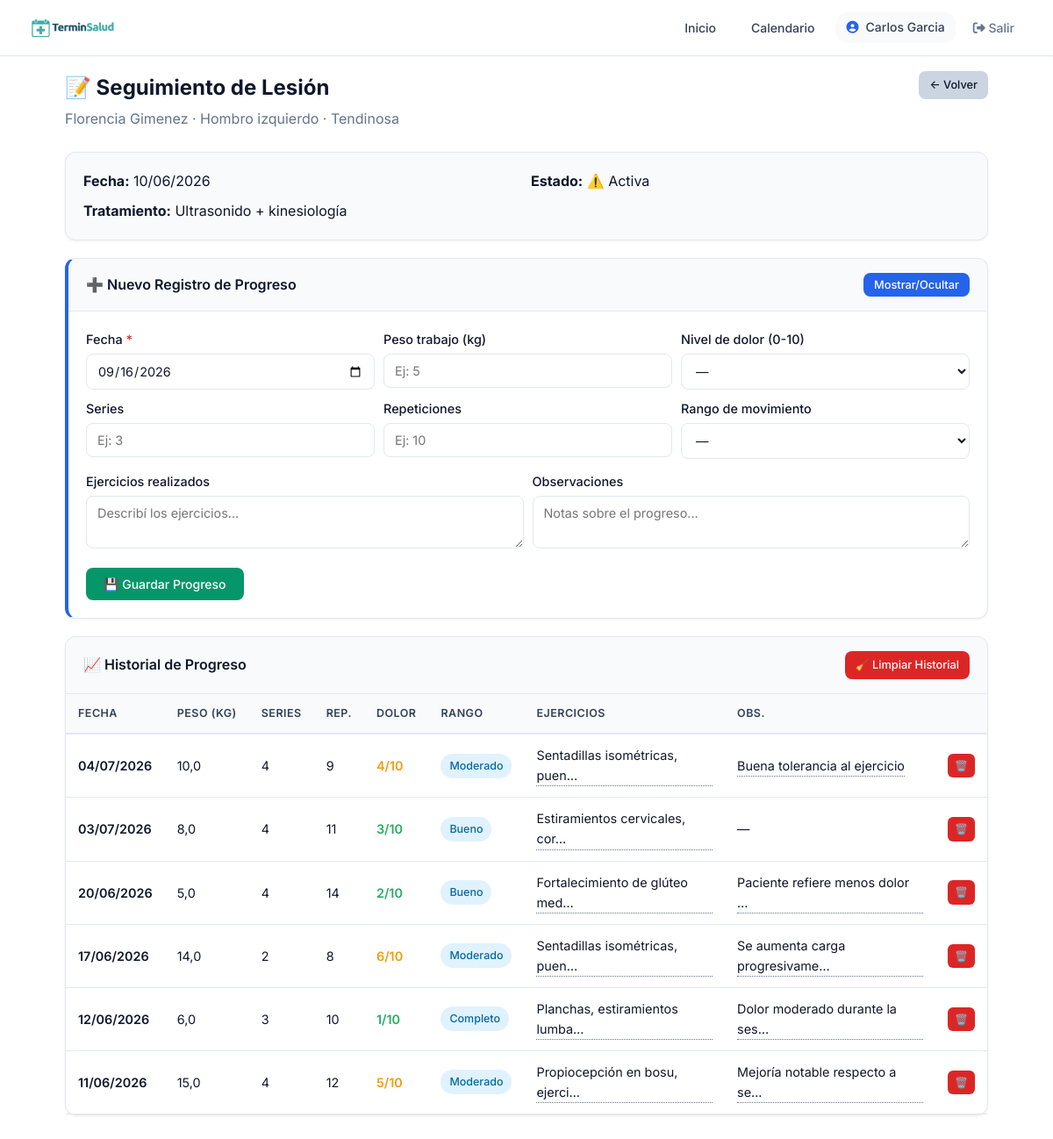
Screenshot of /pacientes/lesion/99/seguimiento/ (signed in) with the database file from the repository.
### usuarios/models.py (models this page shows, shortened)
class Usuario(AbstractUser):
    ROLES = [
        ('admin', 'Administrador'),
        ('profesional', 'Profesional'),
        ('secretaria', 'Secretaría'),
        ('paciente', 'Paciente'),
    ]
    rol = models.CharField(max_length=20, choices=ROLES, default='paciente')
    telefono = models.CharField(max_length=20, blank=True)
    establecimiento = models.ForeignKey(
    'establecimientos.Establecimiento',
    on_delete=models.SET_NULL,
    null=True,
    blank=True,
    verbose_name='Establecimiento'
)
    class Meta:
        verbose_name = 'Usuario'
        verbose_name_plural = 'Usuarios'

### pacientes/models.py (models this page shows, shortened)
class Paciente(Persona):
    GENEROS = [
        ('M', 'Masculino'),
        ('F', 'Femenino'),
        ('X', 'No binario'),
    ]
    usuario = models.OneToOneField(
        'usuarios.Usuario',
        on_delete=models.SET_NULL,
        null=True,
        blank=True,
        verbose_name='Usuario'
    )
    genero = models.CharField(max_length=1, choices=GENEROS, blank=True, verbose_name='Género')
    direccion = models.CharField(max_length=200, blank=True, verbose_name='Dirección')
    obra_social = models.ForeignKey(
        'obras_sociales.ObraSocial',
        on_delete=models.SET_NULL, null=True, blank=True,
        verbose_name='Obra Social'
    )
    numero_afiliado = models.CharField(max_length=50, blank=True, verbose_name='Número de Afiliado')
    plan_obra_social = models.ForeignKey(
        'obras_sociales.Plan',
        on_delete=models.SET_NULL, null=True, blank=True,
        verbose_name='Plan'
    )
    observaciones = models.TextField(blank=True, verbose_name='Observaciones')
    creado_por = models.ForeignKey(
        Profesional, null=True, blank=True, on_delete=models.SET_NULL,
        related_name='pacientes_creados'
    )
    establecimiento_creacion = models.ForeignKey(
    'establecimientos.Establecimiento',
    null=True,
    blank=True,
    on_delete=models.SET_NULL,
    related_name='pacientes_creados'
)
    contacto_emergencia_nombre = models.CharField(max_length=100, blank=True)
    contacto_emergencia_telefono = models.CharField(max_length=20, blank=True)
    class Meta:
        verbose_name = 'Paciente'
        verbose_name_plural = 'Pacientes'
        ordering = ['apellido', 'nombre']

### historias_clinicas/models.py (models this page shows, shortened)
class Lesion(models.Model):
    TIPOS_LESION = [
        ('muscular', 'Muscular'),
        ('articular', 'Articular'),
        ('tendinosa', 'Tendinosa'),
        ('ligamentaria', 'Ligamentaria'),
        ('osea', 'Ósea'),
        ('postural', 'Postural'),
        ('otra', 'Otra'),
    ]
    paciente = models.ForeignKey(
        'pacientes.Paciente',
        on_delete=models.CASCADE,
        related_name='lesiones'
    )
    fecha_lesion = models.DateField(verbose_name='Fecha de la lesión')
    tipo_lesion = models.CharField(max_length=20, choices=TIPOS_LESION, default='otra')
    zona = models.CharField(max_length=100, verbose_name='Zona afectada')
    descripcion = models.TextField(verbose_name='Descripción')
    tratamiento = models.TextField(blank=True, verbose_name='Tratamiento realizado')
    resuelta = models.BooleanField(default=False, verbose_name='¿Resuelta?')
    fecha_resolucion = models.DateField(null=True, blank=True)
    creado = models.DateTimeField(auto_now_add=True)
    archivo = models.FileField(upload_to='tratamientos_odontologicos/%Y/%m/', null=True, blank=True)
    class Meta:
        ordering = ['-fecha_lesion']
        verbose_name = 'Lesión'
        verbose_name_plural = 'Lesiones'

class SeguimientoTratamiento(models.Model):
    paciente = models.ForeignKey(
        'pacientes.Paciente',
        on_delete=models.CASCADE,
        related_name='seguimientos'
    )
    lesion = models.ForeignKey(
        'Lesion',
        on_delete=models.CASCADE,
        related_name='seguimientos',
        verbose_name='Lesión relacionada'
    )
    fecha = models.DateField(default=date.today, verbose_name='Fecha')
    peso_trabajo_kg = models.DecimalField(
        max_digits=5, decimal_places=1, null=True, blank=True,
        verbose_name='Peso de trabajo (kg)'
    )
    series = models.IntegerField(null=True, blank=True, verbose_name='Series')
    repeticiones = models.IntegerField(null=True, blank=True, verbose_name='Repeticiones')
    nivel_dolor = models.IntegerField(
        null=True, blank=True,
        choices=[(i, str(i)) for i in range(0, 11)],
        verbose_name='Nivel de dolor (0-10)'
    )
    rango_movimiento = models.CharField(
        max_length=20, blank=True,
        choices=[
            ('muy_limitado', 'Muy limitado'),
            ('limitado', 'Limitado'),
            ('moderado', 'Moderado'),
            ('bueno', 'Bueno'),
            ('completo', 'Completo'),
        ],
        verbose_name='Rango de movimiento'
    )
    observaciones = models.TextField(blank=True, verbose_name='Observaciones')
    ejercicios_realizados = models.TextField(blank=True, verbose_name='Ejercicios realizados')
    creado = models.DateTimeField(auto_now_add=True)
    class Meta:
        ordering = ['-fecha', '-creado']
        verbose_name = 'Seguimiento'
        verbose_name_plural = 'Seguimientos'

### pacientes/views.py (the view)
# urls.py: path('lesion/<int:lesion_id>/seguimiento/', views.seguimiento_lesion, name='seguimiento_lesion'),
@login_required
def seguimiento_lesion(request, lesion_id):
    if request.user.rol not in ['profesional', 'secretaria']:
        return redirect('home')
    lesion = get_object_or_404(Lesion, id=lesion_id)
    seguimientos = lesion.seguimientos.all()
    return render(request, 'pacientes/fichas_especialidades/seguimiento_lesion.html', {
        'lesion': lesion,
        'paciente': lesion.paciente,
        'seguimientos': seguimientos,
    })

### pacientes/templates/pacientes/fichas_especialidades/seguimiento_lesion.html (shortened to what this page needs)
{% extends 'core_app/base.html' %}
{% load static %}
{% block extra_css %}
    <link rel="stylesheet" href="{% static 'css/pages/fichas_tecnicas.css' %}">
{% endblock %}
{% block content %}
<div class="ficha-tecnica-page">
    <div class="ficha-header">
        <div>
            <h1 style="font-size: 1.5rem; font-weight: 700; margin: 0;">📝 Seguimiento de Lesión</h1>
            <p style="color: var(--text-muted); margin-top: 4px;">
                {{ paciente.nombre_completo }} · {{ lesion.zona }} · {{ lesion.get_tipo_lesion_display }}
            </p>
        </div>
        <a href="{% url 'ficha_tecnica' paciente.id %}" class="btn btn-secondary btn-sm">← Volver</a>
    </div>
    <div class="ficha-card" style="background: var(--bg-alt);">
        <div class="ficha-card-body">
            <div class="ficha-form-row">
                <div>
                    <strong>Fecha:</strong> {{ lesion.fecha_lesion|date:"d/m/Y" }}
                </div>
                <div>
                    <strong>Estado:</strong>
                    {% if lesion.resuelta %}
                        ✅ Resuelta ({{ lesion.fecha_resolucion|date:"d/m/Y" }})
                    {% else %}
                        ⚠️ Activa
                    {% endif %}
                </div>
            </div>
            <div style="margin-top: 8px;">
                <strong>Tratamiento:</strong> {{ lesion.tratamiento|default:"No especificado" }}
            </div>
        </div>
    </div>
    <div class="ficha-card borde-primario">
        <div class="ficha-card-header">
            <h3>➕ Nuevo Registro de Progreso</h3>
            <button class="btn btn-primary btn-sm" onclick="toggleForm()">Mostrar/Ocultar</button>
        </div>
        <div id="form-seguimiento" class="ficha-card-body">
            <form method="POST" action="{% url 'agregar_seguimiento' lesion.id %}">
                <div class="ficha-form-row-3" style="margin-bottom: 14px;">
                    <div>
                        <label class="ficha-label">Fecha <span class="required">*</span></label>
                        <input type="date" name="fecha" required value="{% now 'Y-m-d' %}" class="ficha-input">
                    </div>
                    <div>
                        <label class="ficha-label">Peso trabajo (kg)</label>
                        <input type="number" name="peso_trabajo_kg" step="0.5" placeholder="Ej: 5" class="ficha-input">
                    </div>
                    <div>
                        <label class="ficha-label">Nivel de dolor (0-10)</label>
                        <select name="nivel_dolor" class="ficha-select">
                            <option value="">—</option>
                        </select>
                    </div>
                    <div>
                        <label class="ficha-label">Series</label>
                        <input type="number" name="series" placeholder="Ej: 3" class="ficha-input">
                    </div>
                    <div>
                        <label class="ficha-label">Repeticiones</label>
                        <input type="number" name="repeticiones" placeholder="Ej: 10" class="ficha-input">
                    </div>
                    <div>
                        <label class="ficha-label">Rango de movimiento</label>
                        <select name="rango_movimiento" class="ficha-select">
                            <option value="">—</option>
                        </select>
                    </div>
                </div>
                <div class="ficha-form-row">
                    <div>
                        <label class="ficha-label">Ejercicios realizados</label>
                        <textarea name="ejercicios_realizados" rows="2" class="ficha-textarea"
                                  placeholder="Describí los ejercicios..."></textarea>
                    </div>
                    <div>
                        <label class="ficha-label">Observaciones</label>
                        <textarea name="observaciones" rows="2" class="ficha-textarea"
                                  placeholder="Notas sobre el progreso..."></textarea>
                    </div>
                </div>
                <button type="submit" class="btn btn-success" style="margin-top: 14px;">💾 Guardar Progreso</button>
            </form>
        </div>
    </div>
    <div class="ficha-card">
        <div class="ficha-card-header">
            <h3>📈 Historial de Progreso</h3>
            {% if seguimientos %}
            <a href="{% url 'limpiar_seguimientos' lesion.id %}" class="btn btn-danger btn-sm"
               onclick="return confirm('¿Limpiar todo el historial de esta lesión?')">🧹 Limpiar Historial</a>
            {% endif %}
        </div>
        {% if seguimientos %}
        <div class="ficha-tabla-container">
            <table class="ficha-tabla">
                <thead>
                    <tr>
                        <th>Fecha</th>
                        <th>Peso (kg)</th>
                        <th>Series</th>
                        <th>Rep.</th>
                        <th>Dolor</th>
                        <th>Rango</th>
                        <th>Ejercicios</th>
                        <th>Obs.</th>
                        <th></th>
                    </tr>
                </thead>
                <tbody>
                    {% for s in seguimientos %}
                    <tr>
                        <td class="fecha-col">{{ s.fecha|date:"d/m/Y" }}</td>
                        <td>{{ s.peso_trabajo_kg|default:"—" }}</td>
                        <td>{{ s.series|default:"—" }}</td>
                        <td>{{ s.repeticiones|default:"—" }}</td>
                        <td>
                            {% if s.nivel_dolor is not None %}
                                <span style="font-weight: 600;
                                    {% if s.nivel_dolor <= 3 %}color: #27ae60;
                                    {% elif s.nivel_dolor <= 6 %}color: #f39c12;
                                    {% else %}color: #e74c3c;{% endif %}">
                                    {{ s.nivel_dolor }}/10
                                </span>
                            {% else %}—{% endif %}
                        </td>
                        <td>{% if s.rango_movimiento %}<span class="ficha-badge ficha-badge-info">{{ s.get_rango_movimiento_display }}</span>{% else %}—{% endif %}</td>
                        <td>{% if s.ejercicios_realizados %}<span class="ficha-tooltip" data-tooltip="{{ s.ejercicios_realizados|escapejs }}">{{ s.ejercicios_realizados|truncatechars:30 }}</span>{% else %}—{% endif %}</td>
                        <td>{% if s.observaciones %}<span class="ficha-tooltip" data-tooltip="{{ s.observaciones|escapejs }}">{{ s.observaciones|truncatechars:30 }}</span>{% else %}—{% endif %}</td>
                        <td>
                            <a href="{% url 'eliminar_seguimiento' s.id %}" class="btn btn-danger ficha-btn-xs"
                               onclick="return confirm('¿Eliminar este registro?')">🗑️</a>
                        </td>
                    </tr>
                    {% endfor %}
                </tbody>
            </table>
        </div>
        {% else %}
        <div class="ficha-empty">
            <p>📭 Sin registros de progreso</p>
            <small>Comenzá a registrar el avance del tratamiento</small>
        </div>
        {% endif %}
    </div>
</div>
{% endblock %}

### core_app/templates/core_app/base.html (shortened to what this page needs)
<!DOCTYPE html>
<html lang="es">
<head>
    <link rel="stylesheet" href="https://cdnjs.cloudflare.com/ajax/libs/font-awesome/6.4.0/css/all.min.css">
    {% load static %}
    <link rel="stylesheet" href="{% static 'css/core/base.css' %}">
    <link rel="stylesheet" href="{% static 'css/themes/default.css' %}" id="theme-css">
    <link rel="stylesheet" href="{% static 'css/core/layout.css' %}">
    <link rel="stylesheet" href="{% static 'css/core/components.css' %}">
    {% block extra_css %}{% endblock %}
</head>
<body>
    <nav class="navbar">
        <a href="{% url 'home' %}" class="navbar-brand">
            <img src="{% static 'img/TerminSalud.png' %}" alt="TerminSalud" class="logo-theme-light" height="30">
        </a>
        <ul class="navbar-nav">
            <li><a href="{% url 'home' %}" class="nav-link {% if request.resolver_match.url_name == 'home' %}active{% endif %}">Inicio</a></li>
            {% if user.is_authenticated %}
                {% if user.rol == 'profesional' %}
                    <li><a href="{% url 'calendario_semanal' %}" class="nav-link">Calendario</a></li>
                {% elif user.rol == 'secretaria' %}
                    <li><a href="{% url 'calendario_semanal' %}" class="nav-link">Calendario</a></li>
                {% endif %}
                <li>
                    <span class="nav-user">
                        <i class="fas fa-user-circle"></i>
                        {{ user.get_full_name|default:user.username }}
                    </span>
                </li>
                <li>
                    <form method="post" action="{% url 'logout' %}" style="display: inline;">
                        <button type="submit" class="btn-logout">
                            <i class="fas fa-sign-out-alt"></i> Salir
                        </button>
                    </form>
                </li>
            {% else %}
                <li><a href="{% url 'login' %}" class="btn btn-sm">Ingresar</a></li>
            {% endif %}
        </ul>
    </nav>
    <div class="container">
        {% block content %}{% endblock %}
    </div>
</body>
</html>

### rows the page displays
Usuario: get_full_name "Carlos Garcia"
Paciente: nombre_completo "Florencia Gimenez"
Lesion: zona "Hombro izquierdo", tipo_lesion "Tendinosa", fecha_lesion "10/06/2026", tratamiento "Ultrasonido + kinesiología"
SeguimientoTratamiento: fecha "04/07/2026", peso_trabajo_kg "10,0", series "4", repeticiones "9", nivel_dolor "4", rango_movimiento "Moderado", ejercicios_realizados "Sentadillas isométricas, puen…", observaciones "Buena tolerancia al ejercicio"
SeguimientoTratamiento: fecha "03/07/2026", peso_trabajo_kg "8,0", series "4", repeticiones "11", nivel_dolor "3", rango_movimiento "Bueno", ejercicios_realizados "Estiramientos cervicales, cor…"
SeguimientoTratamiento: fecha "20/06/2026", peso_trabajo_kg "5,0", series "4", repeticiones "14", nivel_dolor "2", rango_movimiento "Bueno", ejercicios_realizados "Fortalecimiento de glúteo med…", observaciones "Paciente refiere menos dolor …"
SeguimientoTratamiento: fecha "17/06/2026", peso_trabajo_kg "14,0", series "2", repeticiones "8", nivel_dolor "6", rango_movimiento "Moderado", ejercicios_realizados "Sentadillas isométricas, puen…", observaciones "Se aumenta carga progresivame…"
SeguimientoTratamiento: fecha "12/06/2026", peso_trabajo_kg "6,0", series "3", repeticiones "10", nivel_dolor "1", rango_movimiento "Completo", ejercicios_realizados "Planchas, estiramientos lumba…", observaciones "Dolor moderado durante la ses…"
SeguimientoTratamiento: fecha "11/06/2026", peso_trabajo_kg "15,0", series "4", repeticiones "12", nivel_dolor "5", rango_movimiento "Moderado", ejercicios_realizados "Propiocepción en bosu, ejerci…", observaciones "Mejoría notable respecto a se…"
